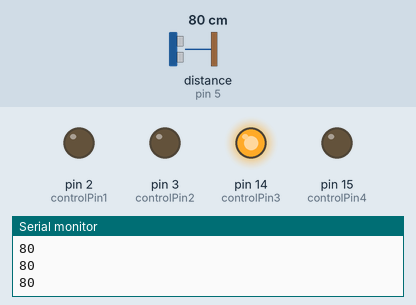
Recording of a sketch running on a simulated Arduino Uno, built with avr-gcc and run on an emulated ATmega328P. Shown: output pins drawn as LEDs (lit = HIGH), the last lines printed to the serial monitor. Wiring (inferred from the names in the program): ultrasonic range finder: trigger pin 4; echo pin 5. The inputs (shaded band) are chosen by the test bench; at power-on: distance to the obstacle (sensor on pin 5) 80 cm. The echo pulse lasts 58.3 µs per cm; pins used as bus, display or sensor lines are not drawn.

Above: at 1.2 s.
1.3 s: distance to the obstacle (sensor on pin 5) set to 35 cm
2.8 s: distance to the obstacle (sensor on pin 5) set to 28 cm
At 3.2 s:
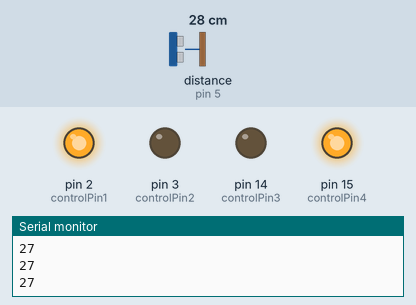
4.3 s: distance to the obstacle (sensor on pin 5) set to 42 cm
5.8 s: distance to the obstacle (sensor on pin 5) set to 51 cm
At 6.3 s:
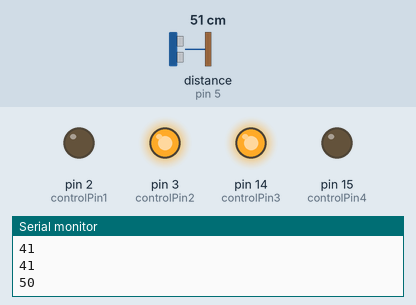
7.9 s: distance to the obstacle (sensor on pin 5) set to 2 cm
At 8.5 s:
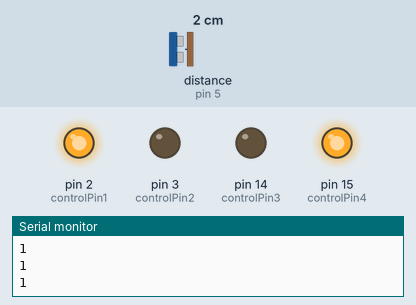
9.4 s: distance to the obstacle (sensor on pin 5) set to 60 cm
At 11.0 s:
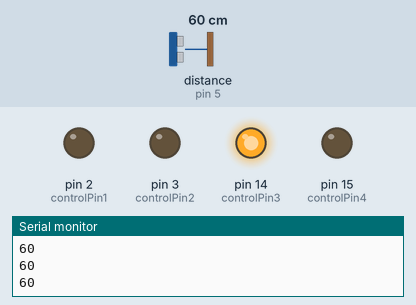
Timing chart, 0 to 12.5 s (numbered marks = the images above; inputs shaded):
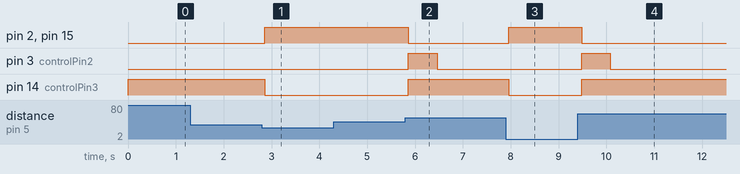

The sketch:

carro_autonomo.ino
```cpp
int tiempo = 0 ,distancia = 0;
const int controlPin1=2;
const int controlPin2=3;
const int controlPin3=14;
const int controlPin4=15;
const int ECHOPIN = 5;
const int TRIGPIN = 4;

void setup() {
  Serial.begin(9600);
  pinMode(controlPin1,OUTPUT);
  pinMode(controlPin2,OUTPUT);
  pinMode(controlPin3,OUTPUT);
  pinMode(controlPin4,OUTPUT);
  pinMode(ECHOPIN, INPUT);
  pinMode(TRIGPIN, OUTPUT);
}

void adelante(){
  digitalWrite(controlPin3,HIGH);
}

void atras(){
  digitalWrite(controlPin4,HIGH);
}

void izquierda(){
  digitalWrite(controlPin2,HIGH);
}

void derecha(){
  digitalWrite(controlPin1,HIGH);
}

void detener(){
  digitalWrite(controlPin1,LOW);
  digitalWrite(controlPin2,LOW);
  digitalWrite(controlPin3,LOW);
  digitalWrite(controlPin4,LOW);
}

int lectura(int trig, int echo){
  digitalWrite(trig, LOW);
  delayMicroseconds(2);
  digitalWrite(trig, HIGH);
  delayMicroseconds(10);
  digitalWrite(trig, LOW);
  return ((pulseIn(echo, HIGH))/2) / 29;
}
void loop()
{
  distancia=lectura(TRIGPIN, ECHOPIN);
  adelante();
  Serial.println(distancia);
  delay(50);
  if(distancia <= 30){
    detener();
    while(distancia<=45){
      derecha();
      atras();
      distancia=lectura(TRIGPIN, ECHOPIN);
      Serial.println(distancia);
      delay(50);
    }
    detener();
    adelante();
    izquierda();
    delay(600);
    detener();
    adelante();
  }
}
```

Measured:
- the behaviour switches between 32 and 31 cm on distance to the obstacle (sensor on pin 5) (found by bisection; images 0 and 1)
- the behaviour switches between 46 and 47 cm on distance to the obstacle (sensor on pin 5) (found by bisection; images 1 and 2)
- after the input at 2.8 s, pin 2 (controlPin1), pin 15 (controlPin4): LOW → HIGH after 0.06 s; pin 14 (controlPin3): HIGH → LOW after 0.06 s
- after the input at 5.8 s, pin 2 (controlPin1), pin 15 (controlPin4): HIGH → LOW after 0.06 s; pin 3 (controlPin2): LOW → HIGH after 0.06 s, → LOW 0.60 s later; pin 14 (controlPin3): LOW → HIGH after 0.06 s
- after the input at 7.9 s, pin 2 (controlPin1), pin 15 (controlPin4): LOW → HIGH after 0.06 s; pin 14 (controlPin3): HIGH → LOW after 0.06 s
- after the input at 9.4 s, pin 2 (controlPin1), pin 15 (controlPin4): HIGH → LOW after 0.08 s; pin 3 (controlPin2): LOW → HIGH after 0.08 s, → LOW 0.60 s later; pin 14 (controlPin3): LOW → HIGH after 0.08 s
